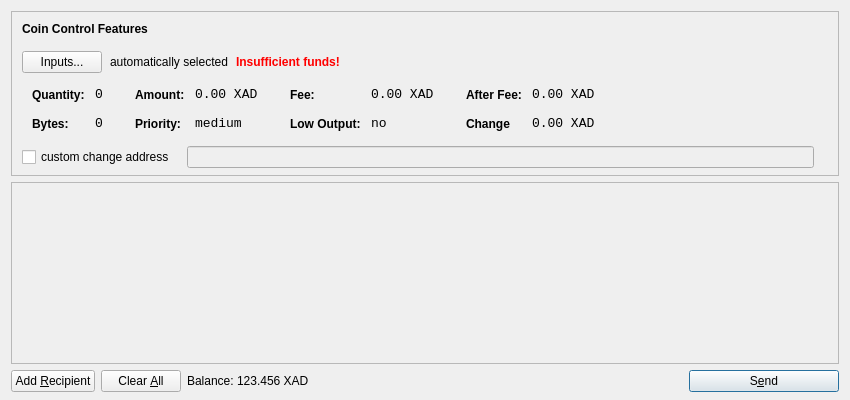
<?xml version="1.0" encoding="UTF-8"?>
<ui version="4.0">
 <class>SendCoinsDialog</class>
 <widget class="QDialog" name="SendCoinsDialog">
  <property name="geometry">
   <rect>
    <x>0</x>
    <y>0</y>
    <width>850</width>
    <height>400</height>
   </rect>
  </property>
  <property name="windowTitle">
   <string>Send Coins</string>
  </property>
  <layout class="QVBoxLayout" name="verticalLayout" stretch="0,1,0">
   <property name="bottomMargin">
    <number>8</number>
   </property>
   <item>
    <widget class="QFrame" name="frameCoinControl">
     <property name="sizePolicy">
      <sizepolicy hsizetype="Expanding" vsizetype="Expanding">
       <horstretch>0</horstretch>
       <verstretch>0</verstretch>
      </sizepolicy>
     </property>
     <property name="maximumSize">
      <size>
       <width>16777215</width>
       <height>16777215</height>
      </size>
     </property>
     <property name="frameShape">
      <enum>QFrame::StyledPanel</enum>
     </property>
     <property name="frameShadow">
      <enum>QFrame::Sunken</enum>
     </property>
     <layout class="QVBoxLayout" name="verticalLayoutCoinControl2">
      <property name="spacing">
       <number>-1</number>
      </property>
      <property name="leftMargin">
       <number>0</number>
      </property>
      <property name="topMargin">
       <number>0</number>
      </property>
      <property name="rightMargin">
       <number>0</number>
      </property>
      <property name="bottomMargin">
       <number>6</number>
      </property>
      <item>
       <layout class="QVBoxLayout" name="verticalLayoutCoinControl" stretch="0,0,0,0,1">
        <property name="spacing">
         <number>0</number>
        </property>
        <property name="leftMargin">
         <number>10</number>
        </property>
        <property name="topMargin">
         <number>10</number>
        </property>
        <item>
         <layout class="QHBoxLayout" name="horizontalLayoutCoinControl1">
          <property name="bottomMargin">
           <number>15</number>
          </property>
          <item>
           <widget class="QLabel" name="labelCoinControlFeatures">
            <property name="sizePolicy">
             <sizepolicy hsizetype="Preferred" vsizetype="Maximum">
              <horstretch>0</horstretch>
              <verstretch>0</verstretch>
             </sizepolicy>
            </property>
            <property name="font">
             <font>
              <weight>75</weight>
              <bold>true</bold>
             </font>
            </property>
            <property name="styleSheet">
             <string notr="true">font-weight:bold;</string>
            </property>
            <property name="text">
             <string>Coin Control Features</string>
            </property>
           </widget>
          </item>
         </layout>
        </item>
        <item>
         <layout class="QHBoxLayout" name="horizontalLayoutCoinControl2" stretch="0,0,0,0">
          <property name="spacing">
           <number>8</number>
          </property>
          <property name="bottomMargin">
           <number>10</number>
          </property>
          <item>
           <widget class="QPushButton" name="pushButtonCoinControl">
            <property name="styleSheet">
             <string notr="true"/>
            </property>
            <property name="text">
             <string>Inputs...</string>
            </property>
           </widget>
          </item>
          <item>
           <widget class="QLabel" name="labelCoinControlAutomaticallySelected">
            <property name="text">
             <string>automatically selected</string>
            </property>
            <property name="margin">
             <number>5</number>
            </property>
           </widget>
          </item>
          <item>
           <widget class="QLabel" name="labelCoinControlInsuffFunds">
            <property name="font">
             <font>
              <weight>75</weight>
              <bold>true</bold>
             </font>
            </property>
            <property name="styleSheet">
             <string notr="true">color:red;font-weight:bold;</string>
            </property>
            <property name="text">
             <string>Insufficient funds!</string>
            </property>
            <property name="margin">
             <number>5</number>
            </property>
           </widget>
          </item>
          <item>
           <spacer name="horizontalSpacerCoinControl">
            <property name="orientation">
             <enum>Qt::Horizontal</enum>
            </property>
            <property name="sizeHint" stdset="0">
             <size>
              <width>40</width>
              <height>1</height>
             </size>
            </property>
           </spacer>
          </item>
         </layout>
        </item>
        <item>
         <widget class="QWidget" name="widgetCoinControl" native="true">
          <property name="sizePolicy">
           <sizepolicy hsizetype="Preferred" vsizetype="Preferred">
            <horstretch>0</horstretch>
            <verstretch>0</verstretch>
           </sizepolicy>
          </property>
          <property name="minimumSize">
           <size>
            <width>0</width>
            <height>0</height>
           </size>
          </property>
          <property name="styleSheet">
           <string notr="true"/>
          </property>
          <layout class="QHBoxLayout" name="horizontalLayoutCoinControl5">
           <property name="margin">
            <number>0</number>
           </property>
           <item>
            <layout class="QHBoxLayout" name="horizontalLayoutCoinControl3" stretch="0,0,0,1">
             <property name="spacing">
              <number>20</number>
             </property>
             <property name="topMargin">
              <number>0</number>
             </property>
             <property name="bottomMargin">
              <number>10</number>
             </property>
             <item>
              <layout class="QFormLayout" name="formLayoutCoinControl1">
               <property name="horizontalSpacing">
                <number>10</number>
               </property>
               <property name="verticalSpacing">
                <number>14</number>
               </property>
               <property name="leftMargin">
                <number>10</number>
               </property>
               <property name="topMargin">
                <number>4</number>
               </property>
               <property name="rightMargin">
                <number>6</number>
               </property>
               <item row="0" column="0">
                <widget class="QLabel" name="labelCoinControlQuantityText">
                 <property name="styleSheet">
                  <string notr="true">font-weight:bold;</string>
                 </property>
                 <property name="text">
                  <string>Quantity:</string>
                 </property>
                 <property name="margin">
                  <number>0</number>
                 </property>
                </widget>
               </item>
               <item row="0" column="1">
                <widget class="QLabel" name="labelCoinControlQuantity">
                 <property name="font">
                  <font>
                   <family>Monospace</family>
                   <pointsize>10</pointsize>
                  </font>
                 </property>
                 <property name="cursor">
                  <cursorShape>IBeamCursor</cursorShape>
                 </property>
                 <property name="contextMenuPolicy">
                  <enum>Qt::ActionsContextMenu</enum>
                 </property>
                 <property name="text">
                  <string>0</string>
                 </property>
                 <property name="margin">
                  <number>0</number>
                 </property>
                 <property name="textInteractionFlags">
                  <set>Qt::LinksAccessibleByMouse|Qt::TextSelectableByKeyboard|Qt::TextSelectableByMouse</set>
                 </property>
                </widget>
               </item>
               <item row="1" column="0">
                <widget class="QLabel" name="labelCoinControlBytesText">
                 <property name="styleSheet">
                  <string notr="true">font-weight:bold;</string>
                 </property>
                 <property name="text">
                  <string>Bytes:</string>
                 </property>
                </widget>
               </item>
               <item row="1" column="1">
                <widget class="QLabel" name="labelCoinControlBytes">
                 <property name="font">
                  <font>
                   <family>Monospace</family>
                   <pointsize>10</pointsize>
                  </font>
                 </property>
                 <property name="cursor">
                  <cursorShape>IBeamCursor</cursorShape>
                 </property>
                 <property name="contextMenuPolicy">
                  <enum>Qt::ActionsContextMenu</enum>
                 </property>
                 <property name="text">
                  <string>0</string>
                 </property>
                 <property name="textInteractionFlags">
                  <set>Qt::LinksAccessibleByMouse|Qt::TextSelectableByKeyboard|Qt::TextSelectableByMouse</set>
                 </property>
                </widget>
               </item>
              </layout>
             </item>
             <item>
              <layout class="QFormLayout" name="formLayoutCoinControl2">
               <property name="horizontalSpacing">
                <number>10</number>
               </property>
               <property name="verticalSpacing">
                <number>14</number>
               </property>
               <property name="leftMargin">
                <number>6</number>
               </property>
               <property name="topMargin">
                <number>4</number>
               </property>
               <property name="rightMargin">
                <number>6</number>
               </property>
               <item row="0" column="0">
                <widget class="QLabel" name="labelCoinControlAmountText">
                 <property name="styleSheet">
                  <string notr="true">font-weight:bold;</string>
                 </property>
                 <property name="text">
                  <string>Amount:</string>
                 </property>
                 <property name="margin">
                  <number>0</number>
                 </property>
                </widget>
               </item>
               <item row="0" column="1">
                <widget class="QLabel" name="labelCoinControlAmount">
                 <property name="font">
                  <font>
                   <family>Monospace</family>
                   <pointsize>10</pointsize>
                  </font>
                 </property>
                 <property name="cursor">
                  <cursorShape>IBeamCursor</cursorShape>
                 </property>
                 <property name="contextMenuPolicy">
                  <enum>Qt::ActionsContextMenu</enum>
                 </property>
                 <property name="text">
                  <string>0.00 XAD</string>
                 </property>
                 <property name="textInteractionFlags">
                  <set>Qt::LinksAccessibleByMouse|Qt::TextSelectableByKeyboard|Qt::TextSelectableByMouse</set>
                 </property>
                </widget>
               </item>
               <item row="1" column="0">
                <widget class="QLabel" name="labelCoinControlPriorityText">
                 <property name="styleSheet">
                  <string notr="true">font-weight:bold;</string>
                 </property>
                 <property name="text">
                  <string>Priority:</string>
                 </property>
                </widget>
               </item>
               <item row="1" column="1">
                <widget class="QLabel" name="labelCoinControlPriority">
                 <property name="font">
                  <font>
                   <family>Monospace</family>
                   <pointsize>10</pointsize>
                  </font>
                 </property>
                 <property name="cursor">
                  <cursorShape>IBeamCursor</cursorShape>
                 </property>
                 <property name="contextMenuPolicy">
                  <enum>Qt::ActionsContextMenu</enum>
                 </property>
                 <property name="text">
                  <string>medium</string>
                 </property>
                 <property name="textInteractionFlags">
                  <set>Qt::LinksAccessibleByMouse|Qt::TextSelectableByKeyboard|Qt::TextSelectableByMouse</set>
                 </property>
                </widget>
               </item>
              </layout>
             </item>
             <item>
              <layout class="QFormLayout" name="formLayoutCoinControl3">
               <property name="horizontalSpacing">
                <number>10</number>
               </property>
               <property name="verticalSpacing">
                <number>14</number>
               </property>
               <property name="leftMargin">
                <number>6</number>
               </property>
               <property name="topMargin">
                <number>4</number>
               </property>
               <property name="rightMargin">
                <number>6</number>
               </property>
               <item row="0" column="0">
                <widget class="QLabel" name="labelCoinControlFeeText">
                 <property name="styleSheet">
                  <string notr="true">font-weight:bold;</string>
                 </property>
                 <property name="text">
                  <string>Fee:</string>
                 </property>
                 <property name="margin">
                  <number>0</number>
                 </property>
                </widget>
               </item>
               <item row="0" column="1">
                <widget class="QLabel" name="labelCoinControlFee">
                 <property name="font">
                  <font>
                   <family>Monospace</family>
                   <pointsize>10</pointsize>
                  </font>
                 </property>
                 <property name="cursor">
                  <cursorShape>IBeamCursor</cursorShape>
                 </property>
                 <property name="contextMenuPolicy">
                  <enum>Qt::ActionsContextMenu</enum>
                 </property>
                 <property name="text">
                  <string>0.00 XAD</string>
                 </property>
                 <property name="textInteractionFlags">
                  <set>Qt::LinksAccessibleByMouse|Qt::TextSelectableByKeyboard|Qt::TextSelectableByMouse</set>
                 </property>
                </widget>
               </item>
               <item row="1" column="0">
                <widget class="QLabel" name="labelCoinControlLowOutputText">
                 <property name="styleSheet">
                  <string notr="true">font-weight:bold;</string>
                 </property>
                 <property name="text">
                  <string>Low Output:</string>
                 </property>
                </widget>
               </item>
               <item row="1" column="1">
                <widget class="QLabel" name="labelCoinControlLowOutput">
                 <property name="font">
                  <font>
                   <family>Monospace</family>
                   <pointsize>10</pointsize>
                  </font>
                 </property>
                 <property name="cursor">
                  <cursorShape>IBeamCursor</cursorShape>
                 </property>
                 <property name="contextMenuPolicy">
                  <enum>Qt::ActionsContextMenu</enum>
                 </property>
                 <property name="text">
                  <string>no</string>
                 </property>
                 <property name="textInteractionFlags">
                  <set>Qt::LinksAccessibleByMouse|Qt::TextSelectableByKeyboard|Qt::TextSelectableByMouse</set>
                 </property>
                </widget>
               </item>
              </layout>
             </item>
             <item>
              <layout class="QFormLayout" name="formLayoutCoinControl4">
               <property name="horizontalSpacing">
                <number>10</number>
               </property>
               <property name="verticalSpacing">
                <number>14</number>
               </property>
               <property name="leftMargin">
                <number>6</number>
               </property>
               <property name="topMargin">
                <number>4</number>
               </property>
               <property name="rightMargin">
                <number>6</number>
               </property>
               <item row="0" column="0">
                <widget class="QLabel" name="labelCoinControlAfterFeeText">
                 <property name="styleSheet">
                  <string notr="true">font-weight:bold;</string>
                 </property>
                 <property name="text">
                  <string>After Fee:</string>
                 </property>
                 <property name="margin">
                  <number>0</number>
                 </property>
                </widget>
               </item>
               <item row="0" column="1">
                <widget class="QLabel" name="labelCoinControlAfterFee">
                 <property name="font">
                  <font>
                   <family>Monospace</family>
                   <pointsize>10</pointsize>
                  </font>
                 </property>
                 <property name="cursor">
                  <cursorShape>IBeamCursor</cursorShape>
                 </property>
                 <property name="contextMenuPolicy">
                  <enum>Qt::ActionsContextMenu</enum>
                 </property>
                 <property name="text">
                  <string>0.00 XAD</string>
                 </property>
                 <property name="textInteractionFlags">
                  <set>Qt::LinksAccessibleByMouse|Qt::TextSelectableByKeyboard|Qt::TextSelectableByMouse</set>
                 </property>
                </widget>
               </item>
               <item row="1" column="0">
                <widget class="QLabel" name="labelCoinControlChangeText">
                 <property name="styleSheet">
                  <string notr="true">font-weight:bold;</string>
                 </property>
                 <property name="text">
                  <string>Change</string>
                 </property>
                </widget>
               </item>
               <item row="1" column="1">
                <widget class="QLabel" name="labelCoinControlChange">
                 <property name="font">
                  <font>
                   <family>Monospace</family>
                   <pointsize>10</pointsize>
                  </font>
                 </property>
                 <property name="cursor">
                  <cursorShape>IBeamCursor</cursorShape>
                 </property>
                 <property name="contextMenuPolicy">
                  <enum>Qt::ActionsContextMenu</enum>
                 </property>
                 <property name="text">
                  <string>0.00 XAD</string>
                 </property>
                 <property name="textInteractionFlags">
                  <set>Qt::LinksAccessibleByMouse|Qt::TextSelectableByKeyboard|Qt::TextSelectableByMouse</set>
                 </property>
                </widget>
               </item>
              </layout>
             </item>
            </layout>
           </item>
          </layout>
         </widget>
        </item>
        <item>
         <layout class="QHBoxLayout" name="horizontalLayoutCoinControl4" stretch="0,0,0">
          <property name="spacing">
           <number>12</number>
          </property>
          <property name="sizeConstraint">
           <enum>QLayout::SetDefaultConstraint</enum>
          </property>
          <property name="topMargin">
           <number>5</number>
          </property>
          <property name="rightMargin">
           <number>5</number>
          </property>
          <item>
           <widget class="QCheckBox" name="checkBoxCoinControlChange">
            <property name="text">
             <string>custom change address</string>
            </property>
           </widget>
          </item>
          <item>
           <widget class="QLineEdit" name="lineEditCoinControlChange">
            <property name="enabled">
             <bool>false</bool>
            </property>
            <property name="sizePolicy">
             <sizepolicy hsizetype="Expanding" vsizetype="Fixed">
              <horstretch>0</horstretch>
              <verstretch>0</verstretch>
             </sizepolicy>
            </property>
           </widget>
          </item>
          <item>
           <widget class="QLabel" name="labelCoinControlChangeLabel">
            <property name="sizePolicy">
             <sizepolicy hsizetype="Preferred" vsizetype="Expanding">
              <horstretch>0</horstretch>
              <verstretch>0</verstretch>
             </sizepolicy>
            </property>
            <property name="minimumSize">
             <size>
              <width>0</width>
              <height>0</height>
             </size>
            </property>
            <property name="text">
             <string/>
            </property>
            <property name="margin">
             <number>3</number>
            </property>
           </widget>
          </item>
         </layout>
        </item>
        <item>
         <spacer name="verticalSpacerCoinControl">
          <property name="orientation">
           <enum>Qt::Vertical</enum>
          </property>
          <property name="sizeHint" stdset="0">
           <size>
            <width>800</width>
            <height>1</height>
           </size>
          </property>
         </spacer>
        </item>
       </layout>
      </item>
     </layout>
    </widget>
   </item>
   <item>
    <widget class="QScrollArea" name="scrollArea">
     <property name="widgetResizable">
      <bool>true</bool>
     </property>
     <widget class="QWidget" name="scrollAreaWidgetContents">
      <property name="geometry">
       <rect>
        <x>0</x>
        <y>0</y>
        <width>830</width>
        <height>165</height>
       </rect>
      </property>
      <layout class="QVBoxLayout" name="verticalLayout_2">
       <property name="margin">
        <number>0</number>
       </property>
       <item>
        <layout class="QVBoxLayout" name="entries">
         <property name="spacing">
          <number>6</number>
         </property>
        </layout>
       </item>
       <item>
        <spacer name="verticalSpacer">
         <property name="orientation">
          <enum>Qt::Vertical</enum>
         </property>
         <property name="sizeHint" stdset="0">
          <size>
           <width>20</width>
           <height>40</height>
          </size>
         </property>
        </spacer>
       </item>
      </layout>
     </widget>
    </widget>
   </item>
   <item>
    <layout class="QHBoxLayout" name="horizontalLayout">
     <item>
      <widget class="QPushButton" name="addButton">
       <property name="toolTip">
        <string>Send to multiple recipients at once</string>
       </property>
       <property name="text">
        <string>Add &amp;Recipient</string>
       </property>
       <property name="icon">
        <iconset resource="../bitcoin.qrc">
         <normaloff>:/icons/add</normaloff>:/icons/add</iconset>
       </property>
       <property name="autoDefault">
        <bool>false</bool>
       </property>
      </widget>
     </item>
     <item>
      <widget class="QPushButton" name="clearButton">
       <property name="sizePolicy">
        <sizepolicy hsizetype="Minimum" vsizetype="Fixed">
         <horstretch>0</horstretch>
         <verstretch>0</verstretch>
        </sizepolicy>
       </property>
       <property name="toolTip">
        <string>Remove all transaction fields</string>
       </property>
       <property name="text">
        <string>Clear &amp;All</string>
       </property>
       <property name="icon">
        <iconset resource="../bitcoin.qrc">
         <normaloff>:/icons/remove</normaloff>:/icons/remove</iconset>
       </property>
       <property name="autoRepeatDelay">
        <number>300</number>
       </property>
       <property name="autoDefault">
        <bool>false</bool>
       </property>
      </widget>
     </item>
     <item>
      <layout class="QHBoxLayout" name="horizontalLayout_2">
       <property name="spacing">
        <number>3</number>
       </property>
       <item>
        <widget class="QLabel" name="label">
         <property name="sizePolicy">
          <sizepolicy hsizetype="Preferred" vsizetype="Fixed">
           <horstretch>0</horstretch>
           <verstretch>0</verstretch>
          </sizepolicy>
         </property>
         <property name="text">
          <string>Balance:</string>
         </property>
        </widget>
       </item>
       <item>
        <widget class="QLabel" name="labelBalance">
         <property name="sizePolicy">
          <sizepolicy hsizetype="Preferred" vsizetype="Fixed">
           <horstretch>0</horstretch>
           <verstretch>0</verstretch>
          </sizepolicy>
         </property>
         <property name="cursor">
          <cursorShape>IBeamCursor</cursorShape>
         </property>
         <property name="text">
          <string>123.456 XAD</string>
         </property>
         <property name="textInteractionFlags">
          <set>Qt::LinksAccessibleByMouse|Qt::TextSelectableByKeyboard|Qt::TextSelectableByMouse</set>
         </property>
        </widget>
       </item>
      </layout>
     </item>
     <item>
      <spacer name="horizontalSpacer">
       <property name="orientation">
        <enum>Qt::Horizontal</enum>
       </property>
       <property name="sizeHint" stdset="0">
        <size>
         <width>40</width>
         <height>20</height>
        </size>
       </property>
      </spacer>
     </item>
     <item>
      <widget class="QPushButton" name="sendButton">
       <property name="minimumSize">
        <size>
         <width>150</width>
         <height>0</height>
        </size>
       </property>
       <property name="toolTip">
        <string>Confirm the send action</string>
       </property>
       <property name="text">
        <string>S&amp;end</string>
       </property>
       <property name="icon">
        <iconset resource="../bitcoin.qrc">
         <normaloff>:/icons/send</normaloff>:/icons/send</iconset>
       </property>
       <property name="default">
        <bool>true</bool>
       </property>
      </widget>
     </item>
    </layout>
   </item>
  </layout>
 </widget>
 <resources>
  <include location="../bitcoin.qrc"/>
 </resources>
 <connections/>
</ui>
